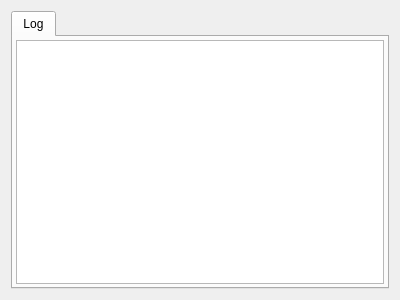
<?xml version="1.0" encoding="UTF-8"?>
<ui version="4.0">
 <class>App</class>
 <widget class="QWidget" name="App">
  <property name="geometry">
   <rect>
    <x>0</x>
    <y>0</y>
    <width>400</width>
    <height>300</height>
   </rect>
  </property>
  <property name="windowTitle">
   <string>App</string>
  </property>
  <layout class="QVBoxLayout" name="verticalLayout_2">
   <item>
    <widget class="QTabWidget" name="mainTabs">
     <property name="currentIndex">
      <number>0</number>
     </property>
     <widget class="QWidget" name="log">
      <attribute name="title">
       <string>Log</string>
      </attribute>
      <layout class="QVBoxLayout" name="verticalLayout">
       <property name="spacing">
        <number>3</number>
       </property>
       <property name="margin">
        <number>3</number>
       </property>
       <item>
        <widget class="QPlainTextEdit" name="logText">
         <property name="readOnly">
          <bool>true</bool>
         </property>
         <property name="plainText">
          <string notr="true"/>
         </property>
         <property name="textInteractionFlags">
          <set>Qt::LinksAccessibleByMouse|Qt::TextSelectableByMouse</set>
         </property>
        </widget>
       </item>
      </layout>
     </widget>
    </widget>
   </item>
  </layout>
 </widget>
 <layoutdefault spacing="6" margin="11"/>
 <resources/>
 <connections/>
</ui>
